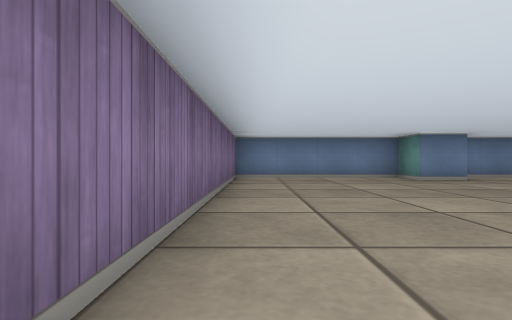
[1] (above)

17 first-person views from a walk through a cub3D level. The camera is about half as high as the walls, looks level and sees 80° across. The floor is counted in squares. Each view is taken from the middle of a square. On the plan, view 1 faces up. The plan holds only what a view shows up to about 9 squares ahead; the rest is blank.

[2]
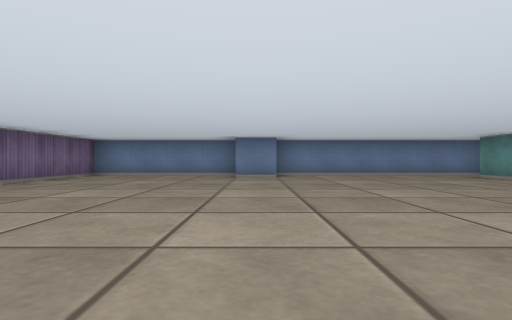

[3]
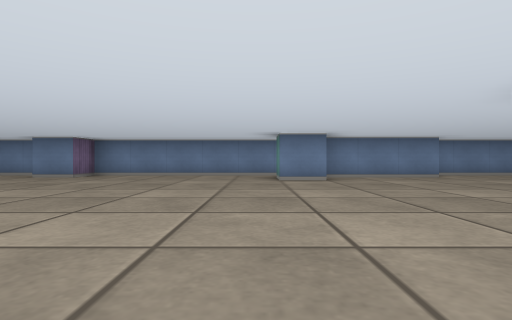

[4]
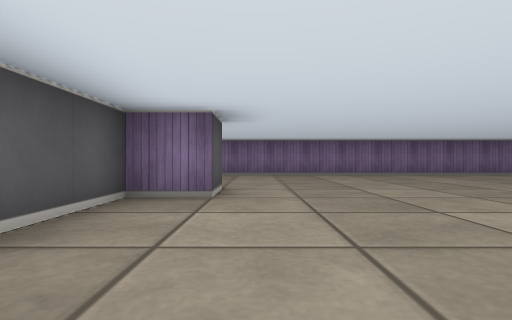

[5]
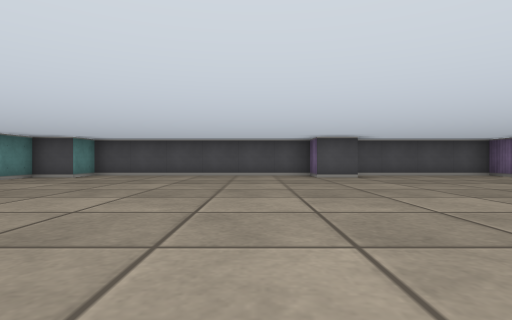

[6]
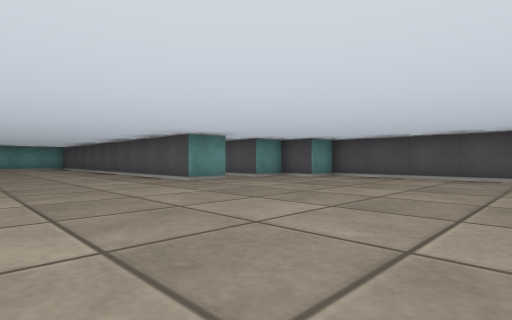

[7]
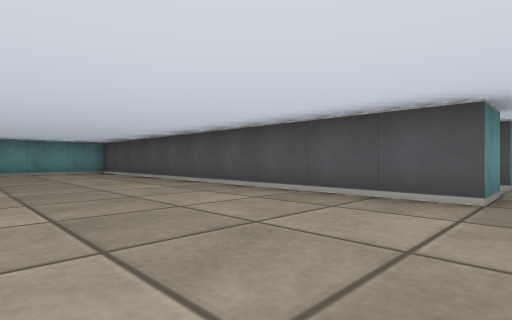

[8]
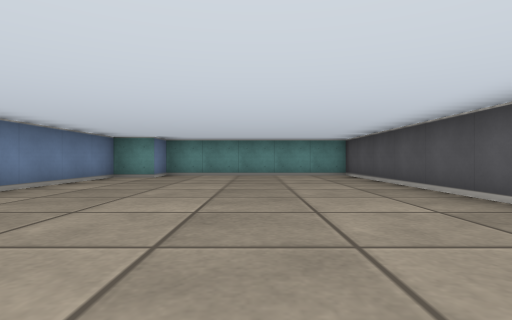

[9]
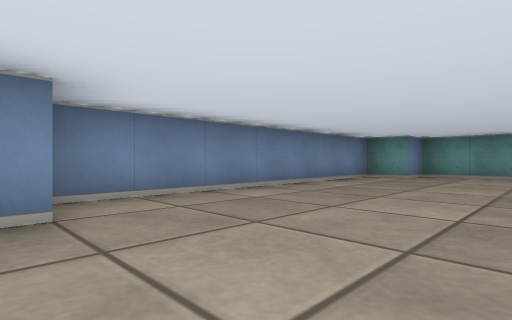

[10]
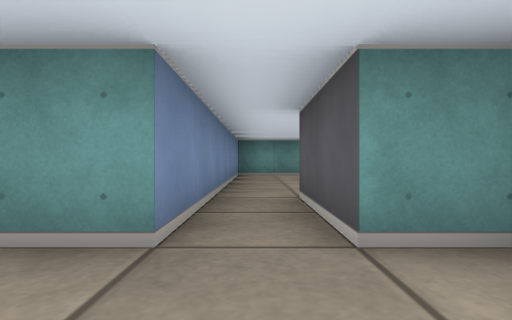

[11]
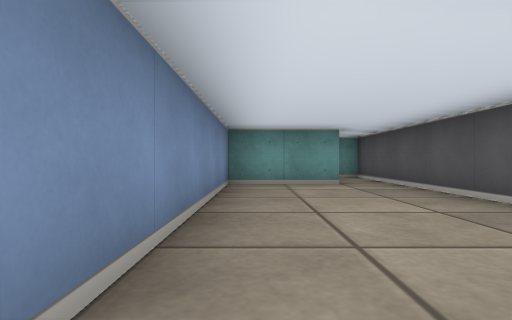

[12]
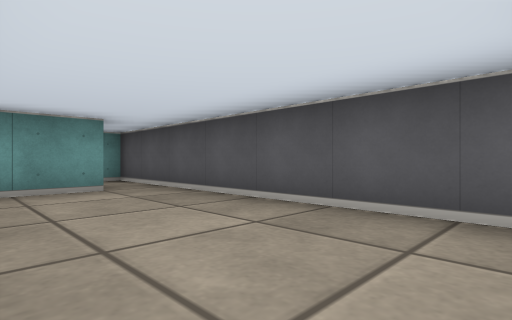

[13]
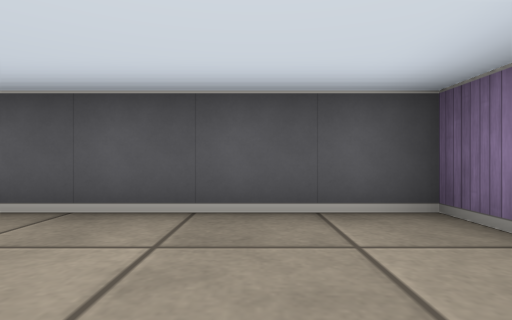

[14]
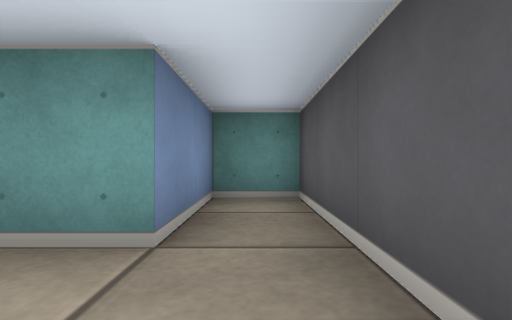

[15]
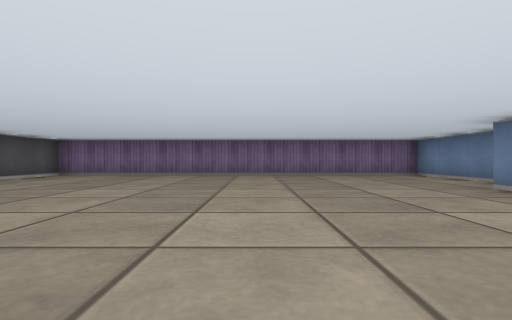

[16]
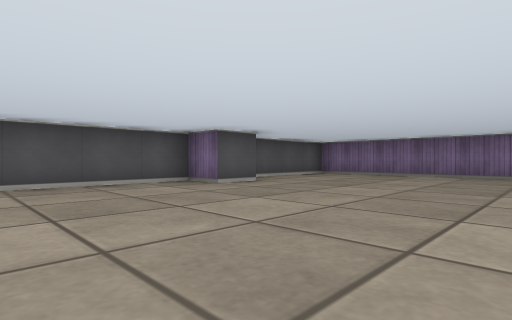

[17]
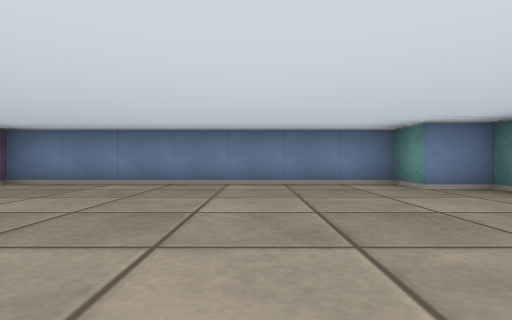

### Floor plan
Points are (right, up) in squares from view 1. A wall is a line through its corners. A room is listed if a view was taken in it or the views show most of it. See-through windows are left out.
Room 1 (views 1, 2, 3, 4, 5, 6, 7, 8, 9, 10, 15, 16, 17)
walls: (10.6, 5.5) (9.5, 5.5) (9.5, 6.5); (11.5, 0.5) (11.5, 1.5) (21.5, 1.5) (21.5, 6.5) (20.5, 6.5) (20.5, 7.5) (13.5, 7.5); (10.2, 7.5) (4.5, 7.5) (4.5, 6.5) (3.5, 6.5) (3.5, 7.5) (-0.5, 7.5) (-0.5, -2.5) (3.2, -2.5); (13.5, 6.5) (10.8, 6.5); (3.5, -1.5) (4.5, -1.5) (4.5, -2.5) (10.5, -2.5) (10.5, -1.5) (11.5, -1.5) (11.5, -0.5)
ways out: opening at (12.5, 0) to room 2
Room 2 (views 11, 12, 13, 14)
walls: (13.5, -1.8) (13.5, -2.5) (20.5, -2.5) (20.5, -1.5) (18.5, -1.5) (18.5, 0.5) (11.5, 0.5); (11.5, -0.5) (13.5, -0.5)
ways out: opening at (12.5, 0) to room 1

Where each view was taken, in squares from view 1:
view 1: 0 up, 0 right, facing up
view 2: 1 down, 4 right, facing up
view 3: 1 down, 9 right, facing up
view 4: 1 down, 8 right, facing left
view 5: 6 up, 6 right, facing down
view 6: 5 up, 6 right, facing down-right
view 7: 5 up, 11 right, facing down-right
view 8: 4 up, 13 right, facing right
view 9: 4 up, 13 right, facing up-right
view 10: 0 up, 10 right, facing right
view 11: 0 up, 13 right, facing right
view 12: 0 up, 14 right, facing down-right
view 13: 0 up, 15 right, facing down
view 14: 2 down, 17 right, facing right
view 15: 3 up, 8 right, facing left
view 16: 3 up, 8 right, facing down-left
view 17: 2 up, 18 right, facing up
